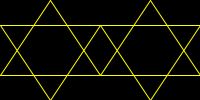
Frame 1 (no input)
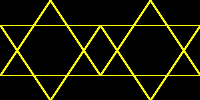
Frame 60 (the mouse pressed at the canvas centre just before this capture)
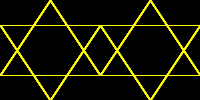
Frame 120 (the mouse held since frame 60 and released just before this capture)

The Processing sketch that drew these frames (run headless with seeded random() and noise(); from frame 60 on, the mouse is pressed at the canvas centre):

// Processing sketch: sketch___________
// ── sketch___________.pde


void setup() 
{ 
size(200,100); 
  stroke(255,255,0); 
  background(0); 
  fill(255,255,0); 
} 
void draw(){ 
draw_star(0,0); 
draw_star(100,0); 
  
} 
 
 
  
void draw_star(int x,int y)//左側の星を描く関数 
  
{  line(50+x,0+y,0+x,75+y); 
  line(50+x,0+y,100+x,75+y); 
  line(0+x,75,100+x,75+y); 
  line(0+x,25+y,100+x,25+y); 
  line(0+x,25+y,50+x,100+y); 
  line(50+x,100+y,100+x,25+y); 
  } 
 
 
